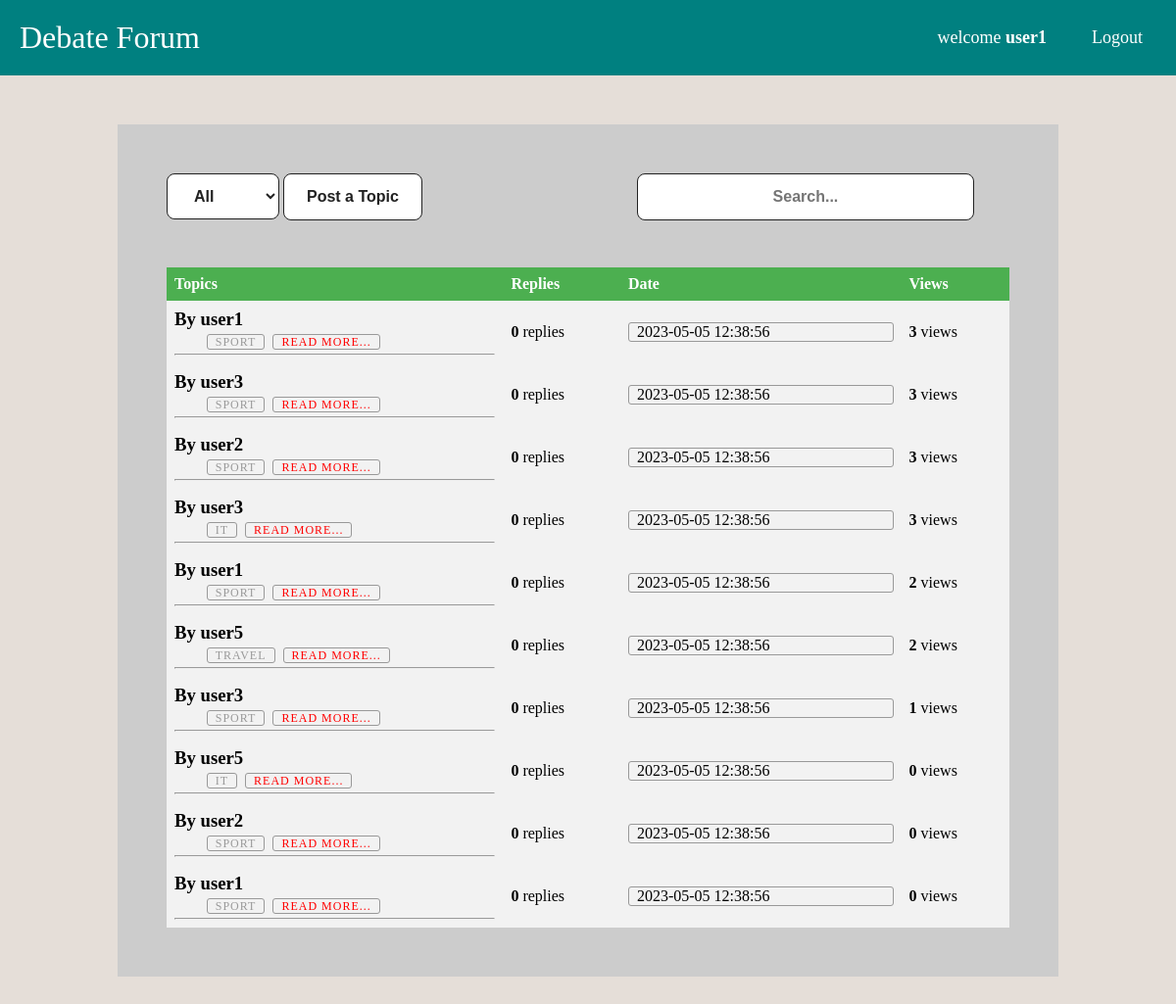
Screenshot of / (signed in) with the database file from the repository.
### tables this page shows
CREATE TABLE user (
    userID INTEGER NOT NULL PRIMARY KEY AUTOINCREMENT, -- Integer user ID / key
    userName TEXT NOT NULL,                            -- Login username
    passwordHash BLOB NOT NULL,                        -- Hashed password (bytes in python)
    isAdmin BOOLEAN NOT NULL,                          -- If user is admin or not. Ignore if not implementing admin
    creationTime TIMESTAMP NOT NULL DEFAULT CURRENT_TIMESTAMP,      -- Time user was created
    lastVisit TIMESTAMP NOT NULL DEFAULT CURRENT_TIMESTAMP -- User's last visit, for showing new content when they return
);

CREATE TABLE topic (
    topicID INTEGER NOT NULL PRIMARY KEY AUTOINCREMENT,  -- Topic's ID number
    topicName TEXT NOT NULL,                             -- Topic's text
    postingUser INTEGER REFERENCES user(userID) ON DELETE SET NULL ON UPDATE CASCADE, -- FK (foreign key) of posting user
    creationTime TIMESTAMP NOT NULL DEFAULT CURRENT_TIMESTAMP,                       -- Time topic was created
    updateTime TIMESTAMP NOT NULL DEFAULT CURRENT_TIMESTAMP,      -- Last time a claim/reply was added
    category TEXT NOT NULL,
    views INTEGER NOT NULL DEFAULT 0
);

### routes/home.py (the view, shortened to what this page needs)
@app.route("/", methods = ['GET','POST'])
def home():
    conn = get_db_connection()
    topics = conn.execute('SELECT * FROM topic').fetchall()
    data = []
    for topic in topics:
        n_replies = 0
        postingUser = conn.execute(f"SELECT * FROM user WHERE userID == '{topic['postingUser']}'").fetchone()
        data.append(
            {"id":topic['topicID'],
             "title":topic['topicName'],
             "postingUser":postingUser["userName"],
             "category":topic['category'],
             "creationTime":topic['creationTime'],
             "topicID":topic['topicID'],
             "views":topic['views'],
             }
        )
    conn.close()
    return render_template('home.html',topics=data,is_authenticated=is_authenticated(),current_user=current_user())

### get_db_connection.py (called while the page is built)
def get_db_connection():
    conn = sqlite3.connect('database/database.db')
    conn.row_factory = sqlite3.Row
    return conn

### routes/auth_check.py (called while the page is built)
def is_authenticated():
    if request.cookies.get('username'):
        return True
    else:
        return False

def current_user():
    if is_authenticated():
        conn = get_db_connection()
        user = conn.execute('SELECT * FROM user WHERE userName = ?',(request.cookies.get('username'),)).fetchone()
        return user
    else:
        pass

### templates/home.html (shortened to what this page needs)
{% extends "nav.html" %}
{% block content %}
<link rel="stylesheet" href="{{ url_for('static', filename='css/card.css')}}" />
<link rel="stylesheet" href="{{ url_for('static', filename='css/modal.css')}}" />
<select id="my-select" class="postbtn">
  <option value="All">All</option>
</select>
{% if is_authenticated %}
<button id="myBtn" class="postbtn">Post a Topic</button>
{% else %}
<button id="myBtn" class="postbtn" style="color: red;" disabled>Please Login to Post a Topic</button>
{% endif %}
<input class="postbtn" style="width: 40%; text-align: center; align-items: center; margin-left: 25%;" type="text"
  name="search" id placeholder="Search..." oninput="onSearchInput(this)">
<div id="my-data">
  <table>
    <thead>
      <tr>
        <th>Topics</th>
        <th>Replies</th>
        <th>Date</th>
        <th>Views</th>
      </tr>
    </thead>
    <tbody>
      {% for topic in topics %}
      <div class="blog-container">
        <tr>
          <td>
            <div class="blog-header">
              <div class="blog-title">
                <h3>By {{topic.postingUser}}</h3>
              </div>
            </div>
            <div class="blog-body">
              <div class="blog-tags">
                <ul>
                  <li><a>{{topic.category}}</a></li>
                  <li><a href="{{url_for('claim',topicID=topic.topicID)}}" style="color: red;">Read More...</a></li>
                </ul>
              </div>
            </div>
            <hr>
      </div>
      <td><strong>0</strong> replies</td>
      <td>
        <li class="published-date">{{topic.creationTime}}</li>
      </td>
      <td><strong>{{topic.views}}</strong> views</td>
      {% endfor %}
    </tbody>
  </table>
</div>
{% endblock %}

### templates/nav.html (shortened to what this page needs)
<!DOCTYPE html>
<html lang="en">
<head>
    <link rel="stylesheet" href="{{ url_for('static', filename='css/nav.css')}}" />
    <link rel="stylesheet" href="{{ url_for('static', filename='css/modal.css')}}" />
</head>
<body>
    <nav class="navbar">
        <div class="logo">Debate Forum</div>
        <ul class="nav-links">
            <div class="menu">
                {% if is_authenticated %}
                <li>welcome <strong>{{current_user.username}}</strong></li>
                <li><a href="{{ url_for('logout') }}">Logout</a></li>
                {% else %}
                <li><a id="loginBtn" >Login</a></li>
                <li><a id="registerBtn" >Register New User</a></li>
                {% endif %}
            </div>
        </ul>
    </nav>
    <section class="container">
        {% block content %}
        {% endblock %}
    </section>
</body>
</html>

### static/css/nav.css (style rules this page uses)
* { margin: 0; padding: 0; box-sizing: border-box; }
body { font-family: cursive; }
a { text-decoration: none; }
li { list-style: none; }
.navbar { display: flex; align-items: center; justify-content: space-between; padding: 20px; background-color: teal; color: #fff; }
.nav-links a { color: #fff; }
.logo { font-size: 32px; }
.menu { display: flex; gap: 1em; font-size: 18px; }
.menu li { padding: 5px 14px; }
.container { max-width: 960px; width: 100%; width: calc(100% - 1rem); margin: 50px auto; padding: 50px; background: #ccc; }

### static/css/card.css (style rules this page uses)
body { background: #e5ded8; box-sizing: border-box; }
.blog-container { background: #fff; border-radius: 5px; box-shadow: rgba(0, 0, 0, 0.2) 0 4px 2px -2px; font-family: "adelle-sans", sans-serif; font-weight: 100; margin: 48px auto; width: 20rem; }
@media screen and (min-width: 480px) { .blog-container { width: 28rem; } }
@media screen and (min-width: 767px) { .blog-container { width: 40rem; } }
@media screen and (min-width: 959px) { .blog-container { width: 50rem; } }
.blog-body { margin: 0 auto; width: 80%; }
.blog-tags ul { display: flex; flex-direction: row; flex-wrap: wrap; list-style: none; padding-left: 0; }
.blog-tags li + li { margin-left: 0.5rem; }
.blog-tags a { border: 1px solid #999999; border-radius: 3px; color: #999999; font-size: 0.75rem; height: 1.5rem; line-height: 1.5rem; letter-spacing: 1px; padding: 0 0.5rem; text-align: center; text-transform: uppercase; white-space: nowrap; width: 5rem; }
.published-date { border: 1px solid #999999; border-radius: 3px; padding: 0 0.5rem; }
.postbtn { display: inline-block; outline: none; cursor: pointer; font-size: 16px; line-height: 20px; font-weight: 600; border-radius: 8px; padding: 13px 23px; border: 1px solid #222222; transition: box-shadow 0.2s ease 0s, -ms-transform 0.1s ease 0s, -webkit-transform 0.1s ease 0s, transform 0.1s ease 0s; background: #fff; color: #222222; }
table { border-collapse: collapse; width: 100%; }
th, td { text-align: left; padding: 8px; }
tr:nth-child(even) { background-color: #f2f2f2 }
th { background-color: #4CAF50; color: white; }
tr { background-color: #f2f2f2; }

### rows the page displays
user: username "user1", postingUser "user1" "user1" "user1"
topic: category "SPORT", creationTime "2023-05-05 12:38:56"
user: postingUser "user3" "user3" "user3"
topic: category "SPORT", creationTime "2023-05-05 12:38:56"
user: postingUser "user2" "user2"
topic: category "SPORT", creationTime "2023-05-05 12:38:56"
topic: category "IT", creationTime "2023-05-05 12:38:56"
topic: category "SPORT", creationTime "2023-05-05 12:38:56"
user: postingUser "user5" "user5"
topic: category "TRAVEL", creationTime "2023-05-05 12:38:56"
topic: category "SPORT", creationTime "2023-05-05 12:38:56"
topic: category "IT", creationTime "2023-05-05 12:38:56"
topic: category "SPORT", creationTime "2023-05-05 12:38:56"
topic: category "SPORT", creationTime "2023-05-05 12:38:56"

### other values shown
{{ topic.views }} "3" "3" "3" "3" "2" "2" "1" "0" "0" "0"
